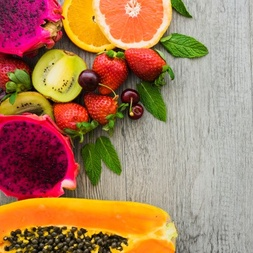
#> input picture datasets/1/fruits_square.jpg, 253 x 253 px, shrunk from 417 x 417 before the run
$ jupyter execute noise.ipynb
#> lines starting #> are read from the running program, lines starting #| are printed output that depends on the picture
[cell 1]
import numpy as np
import matplotlib.pyplot as plt

from skimage.util import random_noise
from skimage.restoration import denoise_tv_chambolle

from skimage import data, color

[cell 2]
def show_image(image, title="Image", cmap_type="gray"):
    plt.imshow(image, cmap=cmap_type)
    plt.axis("off")
    plt.title(title)
    plt.show()


def plot_comparison(original, filtered, title_filtered):
    fig, (ax1, ax2) = plt.subplots(ncols=2, figsize=(12, 8), sharex=True, sharey=True)
    ax1.imshow(original, cmap=plt.cm.gray)
    ax1.set_title("Original")
    ax1.axis("off")
    ax2.imshow(filtered, cmap=plt.cm.gray)
    ax2.set_title(title_filtered)
    ax2.axis("off")


def load_image(path):
#> called with path = 'datasets/1/fruits_square.jpg'
    image = plt.imread(path)
#> image is the input picture: shape (253, 253, 3); mean R, G, B 170, 126.8, 94.1
    return image

# Noise

[cell 3]
fruit_image = load_image("datasets/1/fruits_square.jpg")

# Add noise to the image
noisy_image = random_noise(fruit_image)
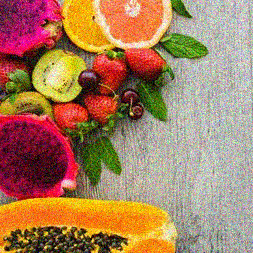
#> noisy_image: shape (253, 253, 3) float64; mean R, G, B 0.66, 0.502, 0.376

# Show original and resulting image
plot_comparison(fruit_image, noisy_image, "Noisy image")
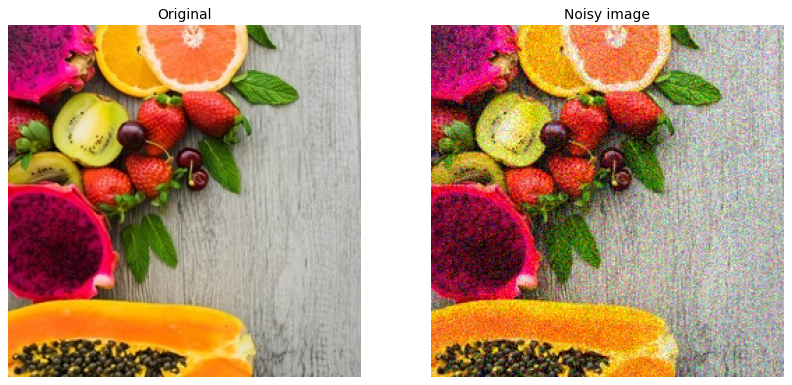
#> figure drawn by matplotlib, 2 panels

## Denoise

[cell 4]
noisy_image = load_image("datasets/1/miny.jpeg")
#> call 2 of load_image, with path = 'datasets/1/miny.jpeg'
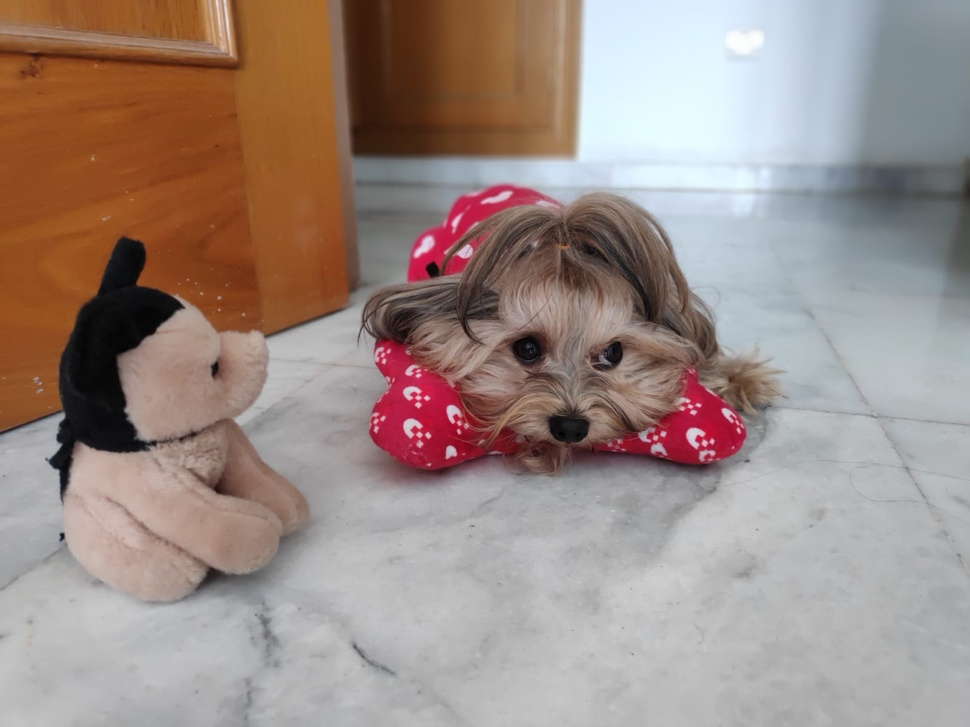
#> input picture datasets/1/miny.jpeg, 970 x 727 px, shrunk from 1600 x 1200 before the run
#> in load_image, image is the input picture: shape (727, 970, 3); mean R, G, B 157, 139.9, 133.1

# Apply total variation filter denoising
denoised_image = denoise_tv_chambolle(noisy_image)
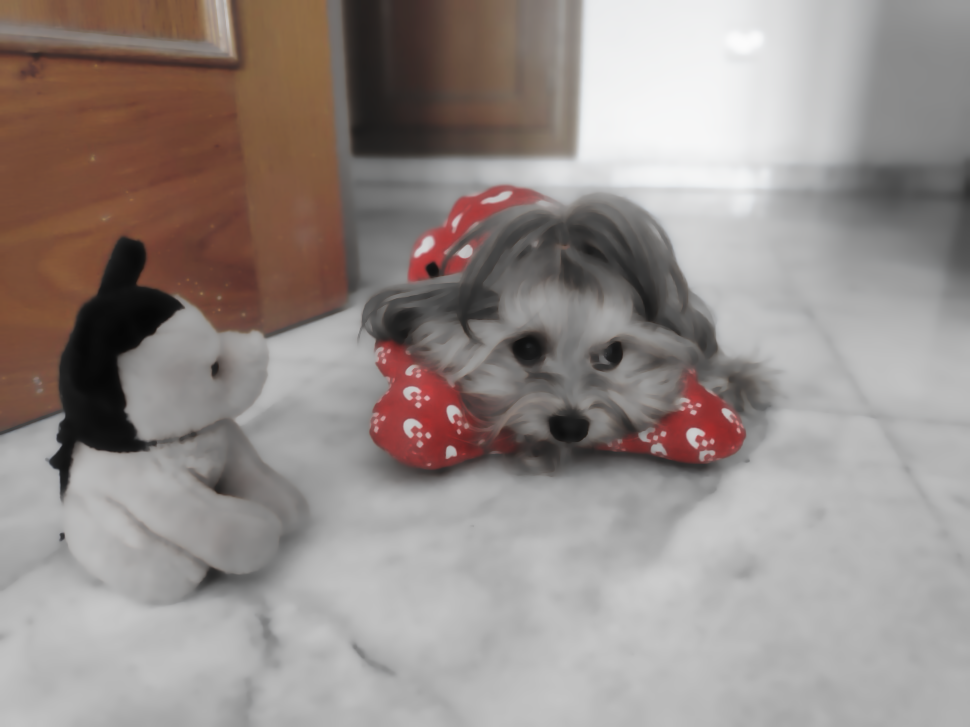
#> denoised_image: shape (727, 970, 3) float64; mean R, G, B 0.591, 0.555, 0.541

# Show the noisy and denoised images
plot_comparison(noisy_image, denoised_image, "Denoised image")
